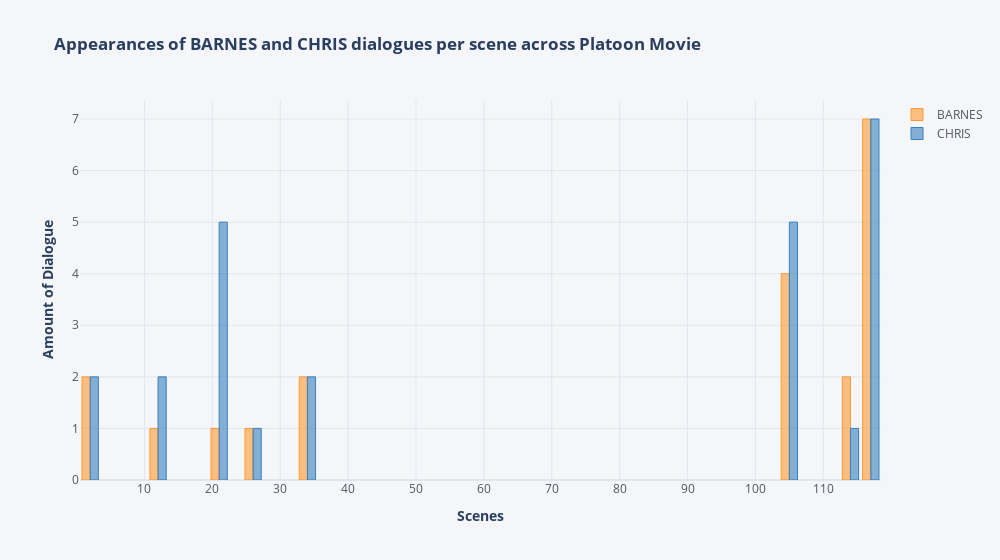

Notebook code for this chart:
### Code cell
df_2_count, df_2_dialogue = dia.xter_count_perscene(pie_characters[:2])
dia.scene_dialogue_plot(df_2_count)

### Figure 1 — Plotly figure (JSON) as saved in the notebook; plotly's stock layout.template omitted (floating-point values rounded to 4 significant figures)
{"data": [{"marker": {"color": "rgba(255, 153, 51, 0.6)", "line": {"color": "rgba(255, 153, 51, 1.0)", "width": 1}}, "name": "BARNES", "orientation": "v", "text": "", "type": "bar", "x": [2, 12, 21, 26, 34, 105, 114, 117], "y": [2, 1, 1, 1, 2, 4, 2, 7]}, {"marker": {"color": "rgba(55, 128, 191, 0.6)", "line": {"color": "rgba(55, 128, 191, 1.0)", "width": 1}}, "name": "CHRIS", "orientation": "v", "text": "", "type": "bar", "x": [2, 12, 21, 26, 34, 105, 114, 117], "y": [2, 2, 5, 1, 2, 5, 1, 7]}], "layout": {"legend": {"bgcolor": "#F5F6F9", "font": {"color": "#4D5663"}}, "paper_bgcolor": "#F5F6F9", "plot_bgcolor": "#F5F6F9", "title": {"text": "<b> Appearances of BARNES and CHRIS dialogues per scene across Platoon Movie <b>"}, "width": 1000, "xaxis": {"dtick": 10, "gridcolor": "#E1E5ED", "showgrid": true, "tickfont": {"color": "#4D5663"}, "title": {"text": "<b> Scenes <b>"}, "zerolinecolor": "#E1E5ED"}, "yaxis": {"gridcolor": "#E1E5ED", "showgrid": true, "tickfont": {"color": "#4D5663"}, "title": {"text": "<b> Amount of Dialogue <b>"}, "zerolinecolor": "#E1E5ED"}}}
